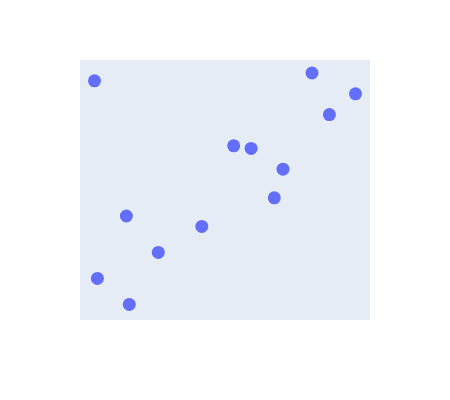

Source (notebook cell):
### Code cell
import pandas as pd
import plotly.express as px

lbl = False


df = pd.DataFrame(data = {
    "x": [1.1, 7.2, 4.7, 2.2, 5.8, 2.1, 7.5, 3.2, 6.4, 9.1, 10, 8.5, 1],
    "y": [2.1, 5.2, 4.1, 1.1, 7.2, 4.5, 6.3, 3.1, 7.1, 8.4, 9.2, 10, 9.7]
})

fig = px.scatter(df, x="x", y="y", width=450, height=400)

fig.update_traces(marker=dict(size=13))

fig.update_layout(
    xaxis_title="",
    yaxis_title="",
    xaxis=dict(showgrid=lbl, showticklabels=lbl,  range=[0.5, 10.5]),
    yaxis=dict(showgrid=lbl, showticklabels=lbl,  range=[0.5, 10.5])
)

fig.show()

### Figure 1 — Plotly figure (JSON) as saved in the notebook; plotly's stock layout.template omitted (floating-point values rounded to 4 significant figures)
{"data": [{"hovertemplate": "x=%{x}<br>y=%{y}<extra></extra>", "legendgroup": "", "marker": {"color": "#636efa", "symbol": "circle", "size": 13}, "mode": "markers", "name": "", "orientation": "v", "showlegend": false, "x": [1.1, 7.2, 4.7, 2.2, 5.8, 2.1, 7.5, 3.2, 6.4, 9.1, 10.0, 8.5, 1.0], "xaxis": "x", "y": [2.1, 5.2, 4.1, 1.1, 7.2, 4.5, 6.3, 3.1, 7.1, 8.4, 9.2, 10.0, 9.7], "yaxis": "y", "type": "scatter"}], "layout": {"xaxis": {"anchor": "y", "domain": [0.0, 1.0], "title": {"text": ""}, "showgrid": false, "showticklabels": false, "range": [0.5, 10.5]}, "yaxis": {"anchor": "x", "domain": [0.0, 1.0], "title": {"text": ""}, "showgrid": false, "showticklabels": false, "range": [0.5, 10.5]}, "legend": {"tracegroupgap": 0}, "margin": {"t": 60}, "height": 400, "width": 450}}
